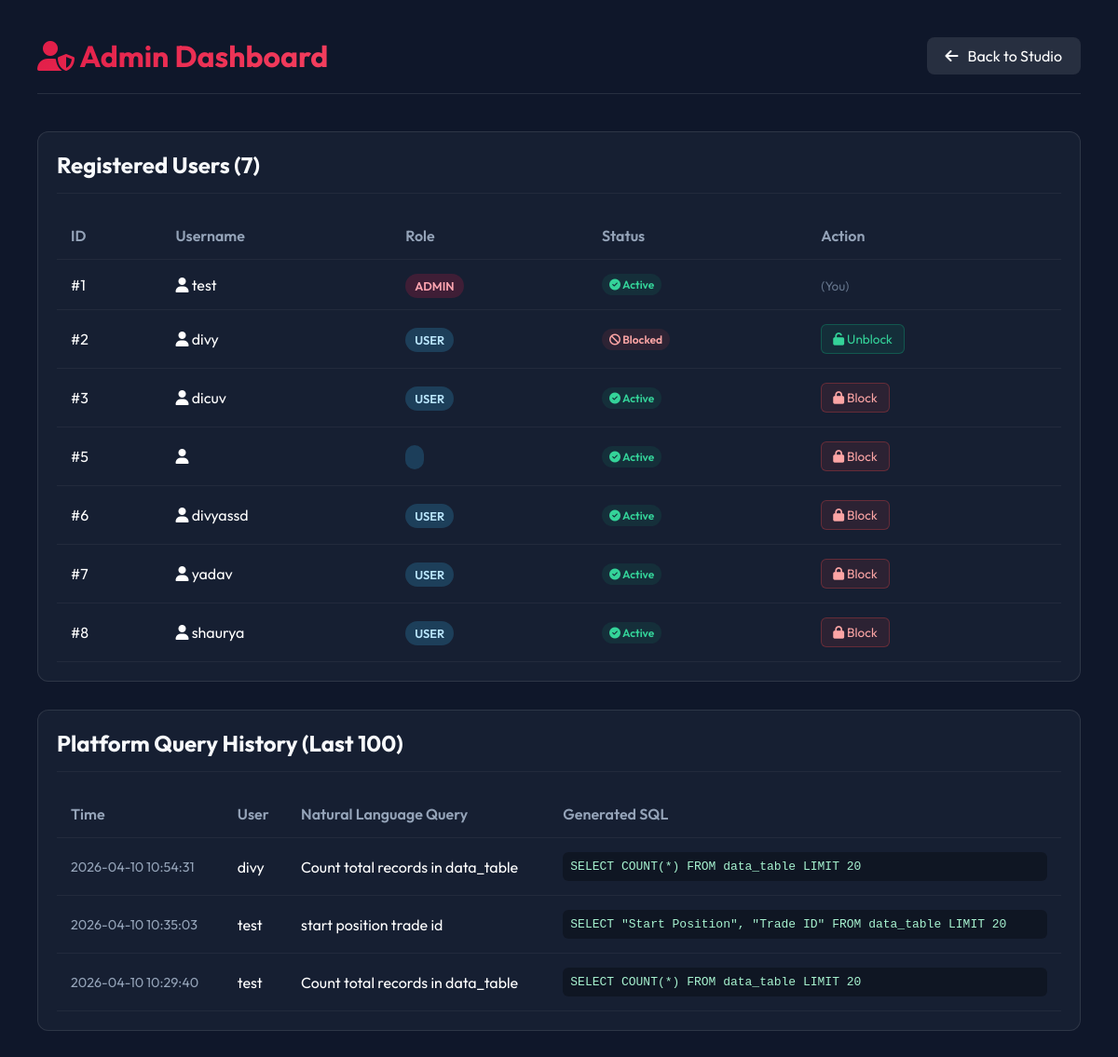
Page /admin (signed in) on the earlier database version.
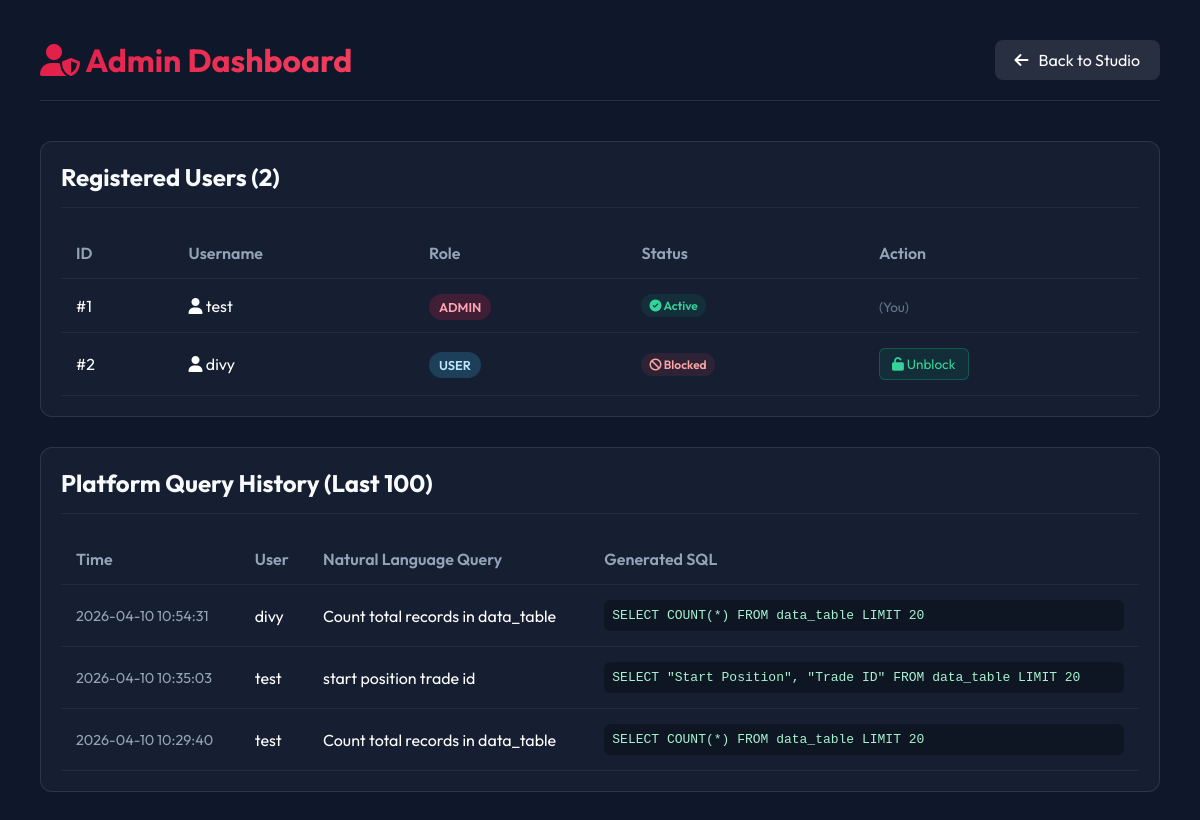
Same page on the later database version.
### app.py (models this page shows)
class User(db.Model, UserMixin):
    id = db.Column(db.Integer, primary_key=True)
    username = db.Column(db.String(150), unique=True, nullable=False)
    password = db.Column(db.String(150), nullable=False)
    role = db.Column(db.String(50), default='user')  # 'user' or 'admin'
    email = db.Column(db.String(150), unique=True, nullable=True)
    is_verified = db.Column(db.Boolean, default=False)
    is_blocked = db.Column(db.Boolean, default=False)
    queries = db.relationship('QueryHistory', backref='user', lazy=True)

class QueryHistory(db.Model):
    id = db.Column(db.Integer, primary_key=True)
    user_id = db.Column(db.Integer, db.ForeignKey('user.id'), nullable=False)
    nl_query = db.Column(db.Text, nullable=False)
    sql_query = db.Column(db.Text, nullable=False)
    timestamp = db.Column(db.DateTime, default=datetime.utcnow)

### app.py (the view)
@app.route("/admin")
@login_required
def admin_dashboard():
    if current_user.role != 'admin':
        return "Access Denied: Admins Only", 403
    users = User.query.all()
    all_history = QueryHistory.query.order_by(QueryHistory.timestamp.desc()).limit(100).all()
    return render_template("admin_dashboard.html", users=users, history=all_history)

### app.py (called while the page is built)
@login_manager.user_loader
def load_user(user_id):
    return db.session.get(User, int(user_id))

### templates/admin_dashboard.html (shortened to what this page needs)
<!DOCTYPE html>
<html lang="en">
<head>
<link rel="stylesheet" href="https://cdnjs.cloudflare.com/ajax/libs/font-awesome/6.5.0/css/all.min.css">
</head>
<body>
<div class="header">
    <h1><i class="fa-solid fa-user-shield"></i> Admin Dashboard</h1>
    <a href="/index" class="btn-back"><i class="fa-solid fa-arrow-left"></i> Back to Studio</a>
</div>
<div class="card">
    <h2>Registered Users ({{ users|length }})</h2>
    <table>
        <thead>
            <tr>
                <th>ID</th>
                <th>Username</th>
                <th>Role</th>
                <th>Status</th>
                <th>Action</th>
            </tr>
        </thead>
        <tbody>
            {% for user in users %}
            <tr>
                <td>#{{ user.id }}</td>
                <td><i class="fa-solid fa-user"></i> {{ user.username }}</td>
                <td>
                    <span class="role-badge {% if user.role == 'admin' %}role-admin{% else %}role-user{% endif %}">
                        {{ user.role | upper }}
                    </span>
                </td>
                <td>
                    {% if user.is_blocked %}
                        <span class="status-badge status-blocked"><i class="fa-solid fa-ban"></i> Blocked</span>
                    {% else %}
                        <span class="status-badge status-active"><i class="fa-solid fa-check-circle"></i> Active</span>
                    {% endif %}
                </td>
                <td>
                    {% if user.id != current_user.id %}
                    <form method="POST" action="{{ url_for('toggle_block', user_id=user.id) }}" style="margin: 0;">
                        {% if user.is_blocked %}
                            <button type="submit" class="btn-action btn-unblock"><i class="fa-solid fa-unlock"></i> Unblock</button>
                        {% else %}
                            <button type="submit" class="btn-action btn-block"><i class="fa-solid fa-lock"></i> Block</button>
                        {% endif %}
                    </form>
                    {% else %}
                        <span style="color: #64748b; font-size: 0.85rem;">(You)</span>
                    {% endif %}
                </td>
            </tr>
            {% endfor %}
        </tbody>
    </table>
</div>
<div class="card">
    <h2>Platform Query History (Last 100)</h2>
    <table>
        <thead>
            <tr>
                <th>Time</th>
                <th>User</th>
                <th>Natural Language Query</th>
                <th>Generated SQL</th>
            </tr>
        </thead>
        <tbody>
            {% for h in history %}
            <tr>
                <td style="color: #94a3b8; font-size: 0.9em;">{{ h.timestamp.strftime('%Y-%m-%d %H:%M:%S') }}</td>
                <td>{{ h.user.username }}</td>
                <td>{{ h.nl_query }}</td>
                <td><div class="code-block">{{ h.sql_query }}</div></td>
            </tr>
            {% else %}
            <tr>
                <td colspan="4" style="text-align: center; color: #94a3b8;">No queries generated yet.</td>
            </tr>
            {% endfor %}
        </tbody>
    </table>
</div>
</body>
</html>

### templates/admin_dashboard.html (style rules this page uses)
body { margin: 0; font-family: 'Outfit', sans-serif; background: #0f172a; color: white; padding: 40px; }
.header { display: flex; justify-content: space-between; align-items: center; margin-bottom: 40px; border-bottom: 1px solid rgba(255,255,255,0.1); padding-bottom: 20px; }
.header h1 { margin: 0; background: linear-gradient(135deg, #e11d48, #f43f5e); -webkit-background-clip: text; color: transparent; }
.btn-back { display: inline-flex; align-items: center; gap: 10px; padding: 10px 20px; background: rgba(255,255,255,0.1); color: white; text-decoration: none; border-radius: 8px; transition: background 0.3s; }
.card { background: rgba(30, 41, 59, 0.5); border: 1px solid rgba(255,255,255,0.1); border-radius: 12px; padding: 20px; margin-bottom: 30px; }
.card h2 { margin-top: 0; color: #f8fafc; border-bottom: 1px solid rgba(255,255,255,0.05); padding-bottom: 15px; margin-bottom: 20px; }
table { width: 100%; border-collapse: collapse; }
table th, table td { padding: 15px; text-align: left; border-bottom: 1px solid rgba(255,255,255,0.05); }
table th { color: #94a3b8; font-weight: 600; }
.role-badge { padding: 5px 10px; border-radius: 20px; font-size: 0.8rem; font-weight: 600; }
.role-admin { background: rgba(225, 29, 72, 0.2); color: #fda4af; }
.role-user { background: rgba(56, 189, 248, 0.2); color: #bae6fd; }
.code-block { font-family: monospace; background: rgba(0,0,0,0.3); padding: 8px; border-radius: 6px; color: #a7f3d0; }
.btn-action { padding: 6px 12px; border-radius: 6px; cursor: pointer; font-family: inherit; font-size: 0.85rem; transition: 0.2s; border: 1px solid transparent; }
.btn-unblock { background: rgba(16, 185, 129, 0.1); color: #34d399; border-color: rgba(16, 185, 129, 0.3); }
.status-badge { padding: 4px 8px; border-radius: 12px; font-size: 0.75rem; font-weight: 600; display: inline-block; }
.status-active { background: rgba(16, 185, 129, 0.1); color: #34d399; }
.status-blocked { background: rgba(239, 68, 68, 0.1); color: #fca5a5; }

Differences in the rows shown:
removed User: id "3", username "dicuv", role "USER", is_blocked False (drawn)
removed User: id "5", is_blocked False (drawn)
removed User: id "6", username "divyassd", role "USER", is_blocked False (drawn)
removed User: id "7", username "yadav", role "USER", is_blocked False (drawn)
removed User: id "8", username "shaurya", role "USER", is_blocked False (drawn)
Other differences:
{{ users|length }}: "7" → "2"
